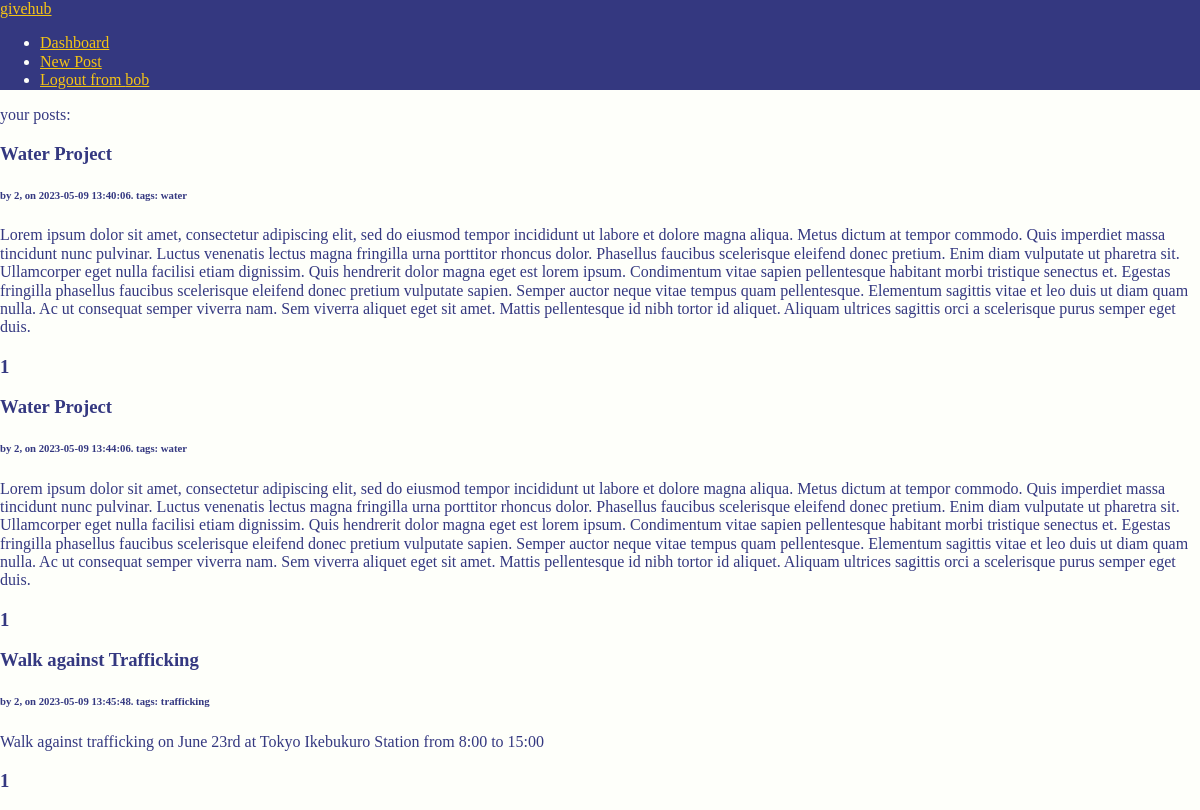
/dashboard (signed in), run on the app's committed database.
### app.py (models this page shows, shortened)
class Charity(db.Model):
	id = db.Column(db.Integer, primary_key=True)
	email = db.Column(db.String, unique=True, nullable=False)
	username = db.Column(db.String, unique=True, nullable=False)
	password = db.Column(db.String, unique=False, nullable=False)
	posts = db.relationship('Posts', backref='author', lazy='dynamic')

class Posts(db.Model):
	id = db.Column(db.Integer, primary_key = True)
	user_id = db.Column(db.Integer, db.ForeignKey('charity.id'))
	title = db.Column(db.String(1000), nullable=False) # Added this line
	content = db.Column(db.String(1000), nullable=False)
	category = db.Column(db.String(1000), nullable=False)
	timestamp = db.Column(DateTime(timezone=True), default=func.now())
	likes = db.relationship('PostLike', backref='post', lazy='dynamic')
	def get_like_count(self):
		return self.likes.count()

### app.py (the view)
    def wrapper(*args, **kwargs):
        if 'username' not in session:
            return redirect(url_for('login'))
        return f(*args, **kwargs)

### app.py (called while the page is built)
def login_required(f):
    def wrapper(*args, **kwargs):
        if 'username' not in session:
            return redirect(url_for('login'))
        return f(*args, **kwargs)
    wrapper.__name__ = f.__name__
    return wrapper

@app.route('/dashboard')
@login_required
def show_user_profile():
	current_user = session.get('username')
	user = Charity.query.filter_by(username=current_user).first()
	posts = user.posts.all()
	print(posts)
	return render_template('dashboard.html', data=posts)

### templates/dashboard.html (shortened to what this page needs)
{% extends "base.html" %}
{% block content %}
your posts:
    {% if data %}
    {% for post in data %}
    <section class="section-secondary">
        <div class="col col-md-6">
            <div class="card">
                <h3 class="card-title">{{ post['title'] }}</h3>
                <h6 class="card-title">by {{ post['user_id'] }}, on {{ post['timestamp'] }}. tags: {{ post['category'] }}</h6>
                {{ post['content'] }}
                <h3 class="card-title">{{ post.get_like_count() }}</h3>
            </div>
        </div>
    </section>
    {% endfor %}
{% endif %}
{% endblock %}

### templates/nav_logged_in.html
<nav>
    <div class="nav-container">
        <div class="nav-logo">
            <a href="/">givehub</a>
        </div>
        <ul class="nav-links">
            <li><a href="/dashboard">Dashboard</a></li>
            <li><a href="/new_post">New Post</a></li>
            <li><a href="/logout">Logout from {{ session['username']}}</a></li>
        </ul>
    </div>
</nav>

### static/style.css (style rules this page uses)
:root { --primary_background: #fefffa !important; --primary_text_color: #343880 !important; --secondary_background: #343880 !important; --secondary_text_color: #fefffa !important; --accent_color: #f5c415 !important; --button_background: #d7443e !important; --button_color: #fff !important; --button_hover: #343880 !important; }
body { color: var(--primary_text_color) !important; background-color: var(--primary_background); }
nav { background-color: var(--secondary_background) !important; color: var(--secondary_text_color) !important; }
.nav-logo a { color: var(--accent_color) !important; }
.nav-links a { color: var(--accent_color) !important; }

### data on the page
Charity: username "bob"
Posts: title "Water Project", user_id "2", timestamp "2023-05-09 13:40:06", category "water", content "Lorem ipsum dolor sit amet, consectetur adipiscing elit, sed do eiusmod tempor incididunt ut labore et dolore magna aliqua. Metus dictum at tempor commodo. Quis imperdiet massa tincidunt nunc pulvinar. Luctus venenatis lectus magna fringilla urna porttitor rhoncus dolor. Phasellus faucibus scelerisque eleifend donec pretium. Enim diam vulputate ut pharetra sit. Ullamcorper eget nulla facilisi etiam dignissim. Quis hendrerit dolor magna eget est lorem ipsum. Condimentum vitae sapien pellentesque habitant morbi tristique senectus et. Egestas fringilla phasellus faucibus scelerisque eleifend donec pretium vulputate sapien. Semper auctor neque vitae tempus quam pellentesque. Elementum sagittis…", get_like_count "1"
Posts: title "Water Project", user_id "2", timestamp "2023-05-09 13:44:06", category "water", content "Lorem ipsum dolor sit amet, consectetur adipiscing elit, sed do eiusmod tempor incididunt ut labore et dolore magna aliqua. Metus dictum at tempor commodo. Quis imperdiet massa tincidunt nunc pulvinar. Luctus venenatis lectus magna fringilla urna porttitor rhoncus dolor. Phasellus faucibus scelerisque eleifend donec pretium. Enim diam vulputate ut pharetra sit. Ullamcorper eget nulla facilisi etiam dignissim. Quis hendrerit dolor magna eget est lorem ipsum. Condimentum vitae sapien pellentesque habitant morbi tristique senectus et. Egestas fringilla phasellus faucibus scelerisque eleifend donec pretium vulputate sapien. Semper auctor neque vitae tempus quam pellentesque. Elementum sagittis…", get_like_count "1"
Posts: title "Walk against Trafficking", user_id "2", timestamp "2023-05-09 13:45:48", category "trafficking", content "Walk against trafficking on June 23rd at Tokyo Ikebukuro Station from 8:00 to 15:00", get_like_count "1"
